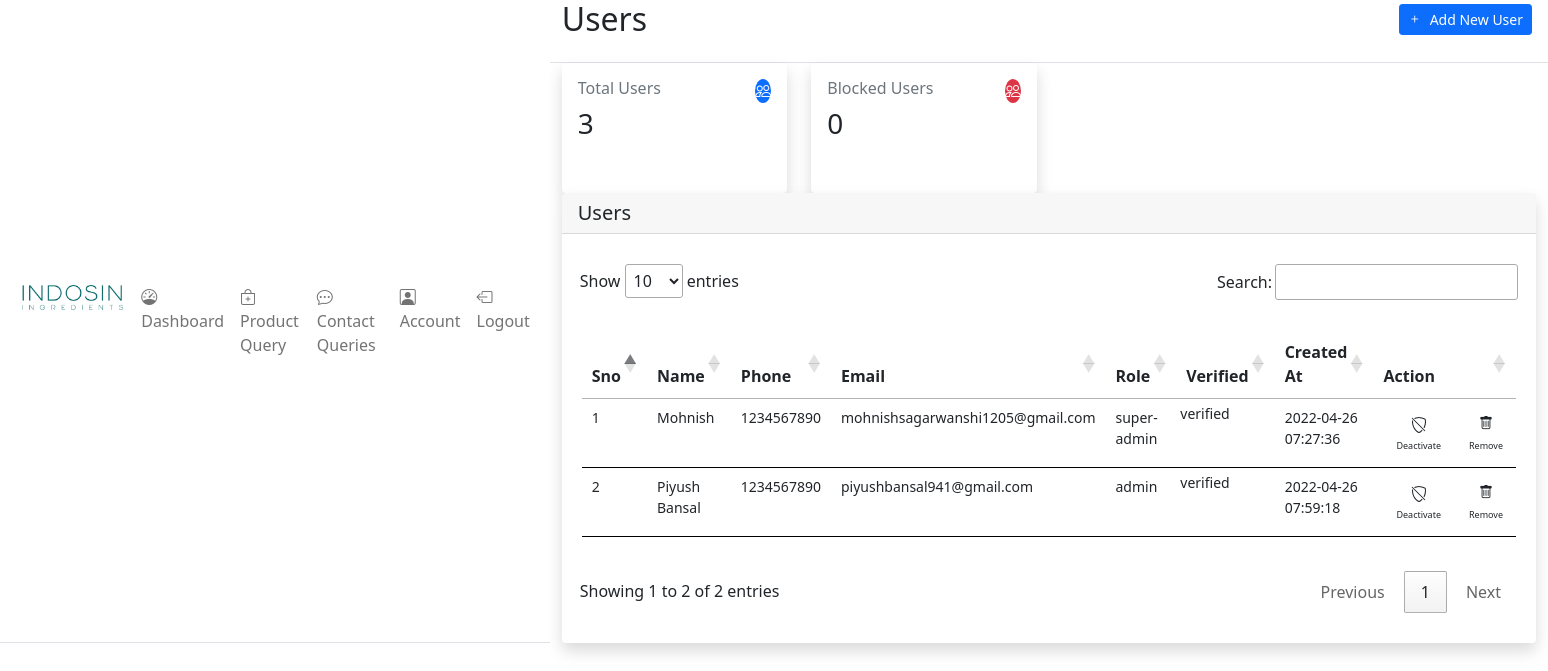
The app's page /frontend/user/manage_user.php (signed in) with its own data.
### tables this page shows
CREATE TABLE `users` (
  `id` int(11) NOT NULL,
  `name` text DEFAULT NULL,
  `email` varchar(50) NOT NULL,
  `phone` bigint(15) NOT NULL,
  `password` varchar(100) NOT NULL,
  `is_admin` int(11) NOT NULL DEFAULT 0 COMMENT ' 1-godfather, 2-super admin,3-admin, \r\n',
  `verification_code` text DEFAULT NULL,
  `forgot_token` text DEFAULT NULL,
  `verified` int(10) NOT NULL DEFAULT 0 COMMENT '0-No, 1-Yes',
  `user_block` int(10) NOT NULL DEFAULT 0 COMMENT '0-unblock, 1-block',
  `created_at` timestamp NOT NULL DEFAULT current_timestamp(),
  `updated_at` timestamp NULL DEFAULT NULL ON UPDATE current_timestamp(),
  `deleted_at` timestamp NULL DEFAULT NULL
);

### frontend/user/manage_user.php (the view, shortened to what this page needs)
<?php
include("../../backend/config.php");
?>
<!DOCTYPE html>
<html lang="en">
<head>
    <?php require('./user_components/header_links.php'); ?>
</head>
<body>
    <div class="d-flex flex-column flex-lg-row h-lg-full bg-surface-secondary">
        <?php require('./user_components/side_bar.php'); ?>
        <div class="h-screen flex-grow-1 overflow-y-lg-auto">
            <header class="bg-surface-primary border-bottom pt-6">
                <div class="container-fluid">
                    <div class="mb-npx">
                        <div class="row align-items-center">
                            <div class="col-sm-6 col-12 mb-4 mb-sm-0">
                                <h1 class="h2 mb-0 ls-tight"> Users</h1>
                            </div>
                            <div class="col-sm-6 col-12 text-sm-end">
                                <div class="mx-n1">
                                    <a href="./new_user.php" class="btn d-inline-flex btn-sm btn-primary mx-1">
                                        <span class=" pe-2">
                                            <i class="bi bi-plus"></i>
                                        </span>
                                        <span>Add New User</span>
                                    </a>
                                </div>
                            </div>
                        </div>
                    </div>
                </div>
            </header>
            <main class="py-6 bg-surface-secondary">
                <div class="container-fluid">
                    <div class="row g-6 mb-6">
                        <div class="col-xl-3 col-sm-6 col-12">
                            <div class="card shadow border-0 overflow_style" style="height: 130px;">
                                <div class="card-body">
                                    <div class="row">
                                        <div class="col">
                                            <span class="h6 font-semibold text-muted text-sm d-block mb-2">Total
                                                Users</span>
                                            <?php
                                                    $stmt="SELECT count(id) FROM `users` WHERE deleted_at IS NULL";
                                                    $sql=mysqli_prepare($conn, $stmt);
                                                    $result=mysqli_stmt_execute($sql);
                                                        if ($result){
                                                            $data= mysqli_stmt_get_result($sql);
                                                            while ($row = mysqli_fetch_array($data)){
                                                        ?>
                                            <span class="h3 font-bold mb-0">
                                                <?php echo $row[0]; ?>
                                            </span>
                                            <?php }
                                                    }
                                                ?>
                                        </div>
                                        <div class="col-auto">
                                            <div class="icon icon-shape bg-primary text-white text-lg rounded-circle">
                                                <i class="bi bi-people"></i>
                                            </div>
                                        </div>
                                    </div>
                                </div>
                            </div>
                        </div>
                        <div class="col-xl-3 col-sm-6 col-12">
                            <div class="card shadow border-0 overflow_style" style="height: 130px;">
                                <div class="card-body">
                                    <div class="row">
                                        <div class="col">
                                            <span class="h6 font-semibold text-muted text-sm d-block mb-2">Blocked Users</span>
                                            <?php
                                                    $stmt="SELECT count(id) FROM `users` WHERE user_block=(?) AND deleted_at IS NULL";
                                                    $sql=mysqli_prepare($conn, $stmt);
                                                    mysqli_stmt_bind_param($sql,'i',$user_block);
                                                    $result=mysqli_stmt_execute($sql);
                                                        if ($result){
                                                            $data= mysqli_stmt_get_result($sql);
                                                            while ($row = mysqli_fetch_array($data)){
                                                        ?>
                                                        <span class="h3 font-bold mb-0">
                                                            <?php echo $row[0]; ?>
                                                        </span>
                                            <?php }
                                                    }
                                                ?>
                                        </div>
                                        <div class="col-auto">
                                            <div class="icon icon-shape bg-danger text-white text-lg rounded-circle">
                                                <i class="bi bi-people"></i>
                                            </div>
                                        </div>
                                    </div>
                                </div>
                            </div>
                        </div>
                    </div>
                    <div class="card shadow border-0 mb-7">
                        <div class="card-header">
                            <h5 class="mb-0">Users</h5>
                        </div>
                        <div class="table-responsive" style="padding: 30px 18px;">
                            <table class="table table-hover table-nowrap" id="myTable"
                                style="padding: 30px 2px; border: 0px solid black !important;">
                                <thead class="thead-light">
                                    <tr>
                                        <th style="font-size: 16px;">Sno</th>
                                        <th style="font-size: 16px;">Name</th>
                                        <th style="font-size: 16px;">Phone</th>
                                        <th style="font-size: 16px;">Email</th>
                                        <th style="font-size: 16px;">Role</th>
                                        <th style="font-size: 16px;">Verified</th>
                                        <th style="font-size: 16px;">Created At</th>
                                        <th style="font-size: 16px;">Action</th>
                                    </tr>
                                </thead>
                                <tbody style="border: 0px solid black !important;">
                                    <?php
                                        $stmt="SELECT users.id,users.name,users.phone,users.email,users.is_admin,users.verified,users.user_block,users.created_at
                                        FROM `users` WHERE users.deleted_at IS NULL AND users.is_admin!=(?)";
                                        $sql=mysqli_prepare($conn, $stmt);
                                        mysqli_stmt_bind_param($sql,'i',$is_admin);
                                        $result=mysqli_stmt_execute($sql);
                                        if ($result){
                                                $data= mysqli_stmt_get_result($sql);
                                                $sno=1;
                                                while ($row = mysqli_fetch_array($data)){
                                    ?>
                                    <tr>
                                        <td style="font-size: 14px;">
                                            <?php echo $sno;?>
                                        </td>
                                        <td style="font-size: 14px;">
                                            <?php echo $row["name"];?>
                                        </td>
                                        <td style="font-size: 14px;">
                                            <?php echo $row["phone"];?>
                                        </td>
                                        <td style="font-size: 14px; min-width: fit-content;">
                                            <?php echo $row["email"];?>
                                        </td>
                                        <td style="font-size: 14px; min-width: fit-content;">
                                            <?php echo $row["is_admin"]==2?"super-admin":"admin";?>
                                        </td>
                                        <td class="overflow_style2 p-1" style="font-size: 14px;">
                                            <?php echo $row["verified"]==1?'verified':'not verified';?>
                                        </td>
                                        <td class="overflow_style2" style="font-size: 14px;">
                                            <?php echo $row["created_at"];?>
                                        </td>
                                        <td class="d-flex p-1">
                                            <form action="../../backend/user/delete_user.php"
                                                onsubmit="return confirm_delete()" method="post">
                                                <button type="submit" class="btn btn-neutral text-danger-hover p-2"
                                                    style="font-size: 14px; margin-left: 10px;">
                                                    <br>
                                                   <span style="font-size: 9px;"><?php echo $row['user_block']==1?"Activate":"Deactivate";?></span>
                                                </button>
                                            </form>
                                            <form action="../../backend/user/delete_user.php"
                                                onsubmit="return confirm_delete()" method="post">
                                                <button type="submit" class="btn btn-neutral text-danger-hover p-2"
                                                    style="font-size: 14px; margin-left: 10px;">
                                                    <i class="bi bi-trash"></i>
                                                    <br>
                                                    <span style="font-size: 9px;">Remove</span>
                                                </button>
                                            </form>
                                        </td>
                                    </tr>
                                    <?php
                                    $sno++;
                                    }
                                }
                                else{
                                    mysqli_error($conn);
                                }
                                ?>
                                </tbody>
                            </table>
                        </div>
                    </div>
                </div>
            </main>
        </div>
    </div>
</body>
</html>

### frontend/user/user_components/header_links.php (shortened to what this page needs)
<link href="https://cdn.jsdelivr.net/npm/bootstrap@5.1.3/dist/css/bootstrap.min.css" rel="stylesheet">
<link rel="stylesheet" href="//cdn.datatables.net/1.11.4/css/jquery.dataTables.min.css">
<link rel="stylesheet" href="./css/dashboard.css">

### frontend/user/user_components/side_bar.php (shortened to what this page needs)
<nav class="navbar show navbar-vertical h-lg-screen navbar-expand-lg px-0 py-3 navbar-light bg-white border-bottom border-bottom-lg-0 border-end-lg"
    id="navbarVertical">
    <div class="container-fluid">
        <a class="navbar-brand py-lg-2 mb-lg-5 px-lg-6 me-0" href="./dashboard.php">
            <img src="../../images/logo.png" style="object-fit: cover; max-height: 40px;" alt="...">
        </a>
        <div class="collapse navbar-collapse" id="sidebarCollapse">
            <ul class="navbar-nav">
                <li class="nav-item">
                    <a class="nav-link" href="./dashboard.php">
                        <i class="bi bi-speedometer"></i> Dashboard
                    </a>
                </li>
                <li class="nav-item">
                    <a class="nav-link" href="./product_queries.php">
                    <i class="bi bi-bag-plus"></i> Product Query
                    </a>
                </li>
                <li class="nav-item">
                    <a class="nav-link" href="./contact_queries.php">
                    <i class="bi bi-chat-dots"></i> Contact Queries
                    </a>
                </li>
                <li class="nav-item">
                    <a class="nav-link" href="./profile.php">
                        <i class="bi bi-person-square"></i> Account
                    </a>
                </li>
                <li class="nav-item">
                    <a class="nav-link" href="../../backend/login_signup/logout.php">
                        <i class="bi bi-box-arrow-left"></i> Logout
                    </a>
                </li>
            </ul>
        </div>
    </div>
</nav>

### frontend/user/css/dashboard.css (style rules this page uses)
.overflow_style { overflow: auto; }
.overflow_style { -ms-overflow-style: none; scrollbar-width: none; }

### frontend/user/manage_user.php (style rules this page uses)
.overflow_style2 { max-width: 100px !important; overflow-x: auto; -ms-overflow-style: none; scrollbar-width: none; }

### records on screen
users: name "Mohnish", phone "1234567890", email "mohnishsagarwanshi1205@gmail.com", is_admin "super-admin", verified "verified", created_at "2022-04-26 07:27:36", user_block 0 (drawn)
users: name "Piyush Bansal", phone "1234567890", email "piyushbansal941@gmail.com", is_admin "admin", verified "verified", created_at "2022-04-26 07:59:18", user_block 0 (drawn)

### other values on screen
$row[0] "3"
$row[0] "0"
